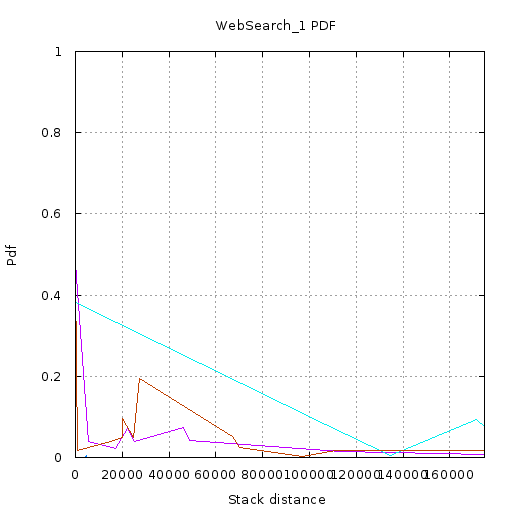

Write the gnuplot code that produced this figure.
set terminal  png size 512,512 font 'Verdana, 10'
set nokey
set title "WebSearch_1 PDF"
set output '//home//cat//Documents//CACHE//Tests//Gists//WebSearch1//PDF//10//pdf.png'
set ylabel "Pdf"
set yrange [0:1]
set xlabel "Stack distance"
set xrange [2.000000:174763.000000]
set grid xtics ytics
plot '//home//cat//Documents//CACHE//Tests//Gists//WebSearch1//PDF//10//0.txt' using 1:2 with lines,\
'//home//cat//Documents//CACHE//Tests//Gists//WebSearch1//PDF//10//1.txt' using 1:2 with lines,\
'//home//cat//Documents//CACHE//Tests//Gists//WebSearch1//PDF//10//2.txt' using 1:2 with lines,\
'//home//cat//Documents//CACHE//Tests//Gists//WebSearch1//PDF//10//3.txt' using 1:2 with lines,\
'//home//cat//Documents//CACHE//Tests//Gists//WebSearch1//PDF//10//4.txt' using 1:2 with lines,\
'//home//cat//Documents//CACHE//Tests//Gists//WebSearch1//PDF//10//5.txt' using 1:2 with lines
